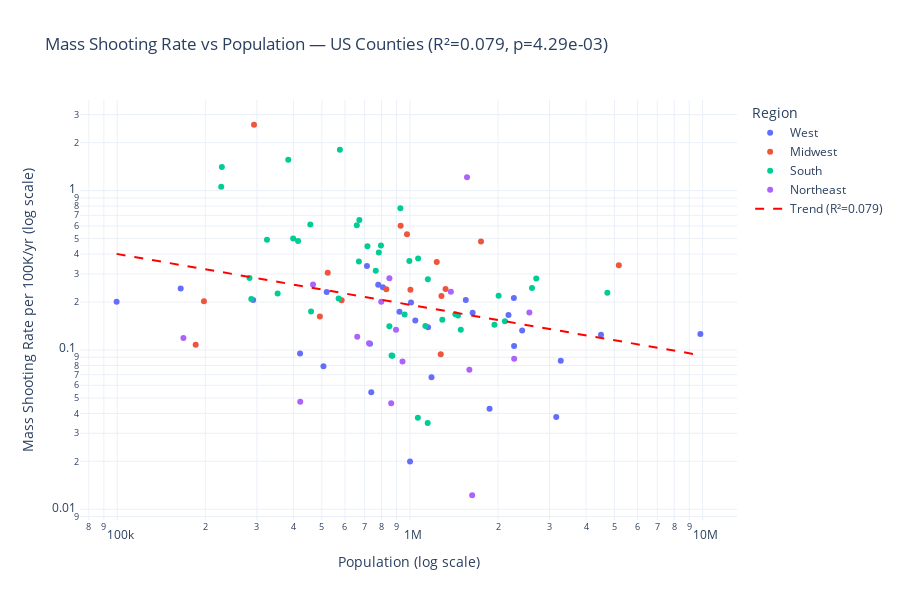

The cell this chart's notebook holds for it:
### Code cell
fig = px.scatter(
    plot_df,
    x='population',
    y='mass_shooting_rate',
    color='region',
    hover_name='county_name',
    hover_data={'population': ':,.0f', 'mass_shooting_rate': ':.2f', 'state': True, 'region': True},
    log_x=True,
    log_y=True,
    title=f'Mass Shooting Rate vs Population — US Counties (R\u00b2={r_squared:.3f}, p={p_value:.2e})',
    labels={
        'population': 'Population (log scale)',
        'mass_shooting_rate': 'Mass Shooting Rate per 100K/yr (log scale)',
        'region': 'Region',
    },
)

x_range = np.linspace(plot_df['log_population'].min(), plot_df['log_population'].max(), 100)
y_trend = 10 ** (slope * x_range + intercept)
fig.add_trace(go.Scatter(
    x=10 ** x_range, y=y_trend,
    mode='lines',
    name=f'Trend (R\u00b2={r_squared:.3f})',
    line=dict(color='red', dash='dash', width=2),
))

fig.update_layout(template='plotly_white', height=600)
fig.show()

### Figure 1 — Plotly figure (JSON) as saved in the notebook; plotly's stock layout.template omitted (floating-point values rounded to 4 significant figures)
{"data": [{"customdata": [["CA", "West"], ["AZ", "West"], ["CA", "West"], ["CA", "West"], ["CA", "West"], ["AZ", "West"], ["CA", "West"], ["WA", "West"], ["CA", "West"], ["CA", "West"], ["CA", "West"], ["CA", "West"], ["NV", "West"], ["CA", "West"], ["CA", "West"], ["CA", "West"], ["CO", "West"], ["CO", "West"], ["CO", "West"], ["WA", "West"], ["OR", "West"], ["OR", "West"], ["MT", "West"], ["WY", "West"], ["ID", "West"], ["UT", "West"], ["HI", "West"], ["AK", "West"]], "hovertemplate": "<b>%{hovertext}</b><br><br>Region=%{customdata[1]}<br>Population (log scale)=%{x:,.0f}<br>Mass Shooting Rate per 100K/yr (log scale)=%{y:.2f}<br>state=%{customdata[0]}<extra></extra>", "hovertext": ["Los Angeles County", "Maricopa County", "San Diego County", "Orange County", "Riverside County", "Pima County", "San Bernardino County", "King County", "Alameda County", "Santa Clara County", "Sacramento County", "San Joaquin County", "Clark County", "Fresno County", "San Mateo County", "Contra Costa County", "El Paso County", "Denver County", "Adams County", "Pierce County", "Multnomah County", "Clackamas County", "Yellowstone County", "Laramie County", "Ada County", "Salt Lake County", "Honolulu County", "Anchorage Municipality"], "legendgroup": "West", "marker": {"color": "#636efa", "symbol": "circle"}, "mode": "markers", "name": "West", "orientation": "v", "showlegend": true, "type": "scatter", "x": [9829544, 4496588, 3276208, 3162245, 2418185, 1043433, 2171603, 2269675, 1637753, 1870945, 1552058, 779233, 2265461, 1008654, 737888, 1153561, 730395, 713252, 519572, 921130, 808459, 421401, 164731, 99500, 506529, 1185238, 1000890, 291247], "xaxis": "x", "y": [0.1262, 0.1245, 0.08546, 0.03795, 0.1323, 0.1533, 0.1658, 0.1057, 0.171, 0.04276, 0.2062, 0.2567, 0.2119, 0.1983, 0.05421, 0.1387, 0.1095, 0.3365, 0.231, 0.1737, 0.2474, 0.09492, 0.2428, 0.201, 0.07897, 0.0675, 0.01998, 0.206], "yaxis": "y"}, {"customdata": [["IL", "Midwest"], ["MI", "Midwest"], ["MO", "Midwest"], ["MO", "Midwest"], ["MN", "Midwest"], ["OH", "Midwest"], ["WI", "Midwest"], ["OH", "Midwest"], ["IN", "Midwest"], ["OH", "Midwest"], ["MI", "Midwest"], ["KS", "Midwest"], ["NE", "Midwest"], ["IA", "Midwest"], ["SD", "Midwest"], ["ND", "Midwest"]], "hovertemplate": "<b>%{hovertext}</b><br><br>Region=%{customdata[1]}<br>Population (log scale)=%{x:,.0f}<br>Mass Shooting Rate per 100K/yr (log scale)=%{y:.2f}<br>state=%{customdata[0]}<extra></extra>", "hovertext": ["Cook County", "Wayne County", "St. Louis City", "St. Louis County", "Hennepin County", "Cuyahoga County", "Milwaukee County", "Franklin County", "Marion County", "Hamilton County", "Oakland County", "Sedgwick County", "Douglas County", "Polk County", "Minnehaha County", "Cass County"], "legendgroup": "Midwest", "marker": {"color": "#EF553B", "symbol": "circle"}, "mode": "markers", "name": "Midwest", "orientation": "v", "showlegend": true, "type": "scatter", "x": [5173146, 1749343, 293310, 1004125, 1281565, 1235072, 929566, 1323807, 977203, 830639, 1274395, 523824, 584526, 492401, 197803, 185345], "xaxis": "x", "y": [0.3402, 0.4802, 2.591, 0.239, 0.2185, 0.3563, 0.6024, 0.2417, 0.5321, 0.2408, 0.09416, 0.3054, 0.2053, 0.1625, 0.2022, 0.1079], "yaxis": "y"}, {"customdata": [["TX", "South"], ["FL", "South"], ["TX", "South"], ["FL", "South"], ["TX", "South"], ["TX", "South"], ["FL", "South"], ["FL", "South"], ["TN", "South"], ["GA", "South"], ["TX", "South"], ["FL", "South"], ["NC", "South"], ["MD", "South"], ["MD", "South"], ["TX", "South"], ["GA", "South"], ["FL", "South"], ["VA", "South"], ["TX", "South"], ["FL", "South"], ["TX", "South"], ["KY", "South"], ["AL", "South"], ["OK", "South"], ["OK", "South"], ["SC", "South"], ["TN", "South"], ["LA", "South"], ["LA", "South"], ["VA", "South"], ["VA", "South"], ["NC", "South"], ["NC", "South"], ["TX", "South"], ["MS", "South"], ["AR", "South"], ["AL", "South"], ["FL", "South"], ["DE", "South"], ["DC", "South"]], "hovertemplate": "<b>%{hovertext}</b><br><br>Region=%{customdata[1]}<br>Population (log scale)=%{x:,.0f}<br>Mass Shooting Rate per 100K/yr (log scale)=%{y:.2f}<br>state=%{customdata[0]}<extra></extra>", "hovertext": ["Harris County", "Miami-Dade County", "Dallas County", "Broward County", "Bexar County", "Tarrant County", "Duval County", "Palm Beach County", "Shelby County", "Fulton County", "El Paso County", "Hillsborough County", "Mecklenburg County", "Baltimore City", "Baltimore County", "Travis County", "DeKalb County", "Orange County", "Fairfax County", "Collin County", "Pinellas County", "Hidalgo County", "Jefferson County", "Jefferson County", "Oklahoma County", "Tulsa County", "York County", "Davidson County", "Orleans Parish", "East Baton Rouge Parish", "Richmond City", "Virginia Beach City", "Wake County", "Durham County", "Nueces County", "Hinds County", "Pulaski County", "Mobile County", "Alachua County", "New Castle County", "District of Columbia"], "legendgroup": "South", "marker": {"color": "#00cc96", "symbol": "circle"}, "mode": "markers", "name": "South", "orientation": "v", "showlegend": true, "type": "scatter", "x": [4728030, 2701767, 2613539, 1944375, 2009324, 2110640, 995567, 1492191, 927641, 1066710, 865657, 1459762, 1151610, 576498, 850737, 1290188, 764382, 1429908, 1150309, 1064465, 959107, 870781, 782969, 658573, 796292, 669279, 287152, 715884, 383997, 456781, 226610, 459470, 1129410, 324833, 353178, 227742, 399125, 414809, 283076, 570719, 671803], "xaxis": "x", "y": [0.2284, 0.2813, 0.2449, 0.144, 0.219, 0.1516, 0.3616, 0.134, 0.7762, 0.375, 0.09242, 0.1644, 0.2779, 1.804, 0.1411, 0.155, 0.314, 0.1678, 0.03477, 0.03758, 0.1668, 0.09187, 0.4087, 0.6074, 0.4521, 0.3586, 0.2089, 0.447, 1.563, 0.613, 1.059, 0.1741, 0.1417, 0.4926, 0.2265, 1.405, 0.5011, 0.4821, 0.2826, 0.2103, 0.655], "yaxis": "y"}, {"customdata": [["NY", "Northeast"], ["NY", "Northeast"], ["PA", "Northeast"], ["NY", "Northeast"], ["NY", "Northeast"], ["NJ", "Northeast"], ["NJ", "Northeast"], ["NJ", "Northeast"], ["CT", "Northeast"], ["CT", "Northeast"], ["MA", "Northeast"], ["MA", "Northeast"], ["MA", "Northeast"], ["NH", "Northeast"], ["VT", "Northeast"], ["RI", "Northeast"]], "hovertemplate": "<b>%{hovertext}</b><br><br>Region=%{customdata[1]}<br>Population (log scale)=%{x:,.0f}<br>Mass Shooting Rate per 100K/yr (log scale)=%{y:.2f}<br>state=%{customdata[0]}<extra></extra>", "hovertext": ["Kings County", "Queens County", "Philadelphia County", "New York County", "Bronx County", "Essex County", "Hudson County", "Middlesex County", "Hartford County", "Fairfield County", "Middlesex County", "Suffolk County", "Hampden County", "Hillsborough County", "Chittenden County", "Providence County"], "legendgroup": "Northeast", "marker": {"color": "#ab63fa", "symbol": "circle"}, "mode": "markers", "name": "Northeast", "orientation": "v", "showlegend": true, "type": "scatter", "x": [2559903, 2270976, 1567258, 1596273, 1379946, 850897, 724854, 863162, 896521, 943332, 1632002, 797936, 466552, 421937, 168323, 660741], "xaxis": "x", "y": [0.1719, 0.08807, 1.212, 0.07518, 0.2319, 0.2821, 0.1104, 0.04634, 0.1339, 0.08481, 0.01225, 0.2005, 0.2572, 0.0474, 0.1188, 0.1211], "yaxis": "y"}, {"line": {"color": "red", "dash": "dash", "width": 2}, "mode": "lines", "name": "Trend (R²=0.079)", "type": "scatter", "x": [99500.0, 104200.0, 109200.0, 114400.0, 119800.0, 125500.0, 131400.0, 137700.0, 144200.0, 151100.0, 158200.0, 165800.0, 173600.0, 181900.0, 190500.0, 199600.0, 209000.0, 219000.0, 229300.0, 240200.0, 251600.0, 263600.0, 276100.0, 289200.0, 303000.0, 317300.0, 332400.0, 348200.0, 364700.0, 382100.0, 400200.0, 419200.0, 439100.0, 460000.0, 481800.0, 504700.0, 528700.0, 553800.0, 580100.0, 607600.0, 636500.0, 666700.0, 698300.0, 731500.0, 766200.0, 802600.0, 840700.0, 880700.0, 922500.0, 966300.0, 1012000.0, 1060000.0, 1111000.0, 1163000.0, 1219000.0, 1276000.0, 1337000.0, 1401000.0, 1467000.0, 1537000.0, 1610000.0, 1686000.0, 1766000.0, 1850000.0, 1938000.0, 2030000.0, 2126000.0, 2227000.0, 2333000.0, 2444000.0, 2560000.0, 2681000.0, 2809000.0, 2942000.0, 3082000.0, 3228000.0, 3382000.0, 3542000.0, 3710000.0, 3887000.0, 4071000.0, 4264000.0, 4467000.0, 4679000.0, 4901000.0, 5134000.0, 5378000.0, 5633000.0, 5901000.0, 6181000.0, 6474000.0, 6782000.0, 7104000.0, 7441000.0, 7795000.0, 8165000.0, 8552000.0, 8959000.0, 9384000.0, 9830000.0], "y": [0.4009, 0.3951, 0.3893, 0.3835, 0.3779, 0.3724, 0.3669, 0.3615, 0.3562, 0.351, 0.3458, 0.3408, 0.3358, 0.3308, 0.326, 0.3212, 0.3165, 0.3118, 0.3073, 0.3027, 0.2983, 0.2939, 0.2896, 0.2854, 0.2812, 0.277, 0.273, 0.269, 0.265, 0.2611, 0.2573, 0.2535, 0.2498, 0.2461, 0.2425, 0.239, 0.2355, 0.232, 0.2286, 0.2252, 0.2219, 0.2187, 0.2155, 0.2123, 0.2092, 0.2061, 0.2031, 0.2001, 0.1972, 0.1943, 0.1914, 0.1886, 0.1859, 0.1831, 0.1804, 0.1778, 0.1752, 0.1726, 0.1701, 0.1676, 0.1651, 0.1627, 0.1603, 0.158, 0.1556, 0.1534, 0.1511, 0.1489, 0.1467, 0.1446, 0.1424, 0.1403, 0.1383, 0.1362, 0.1342, 0.1323, 0.1303, 0.1284, 0.1265, 0.1247, 0.1229, 0.121, 0.1193, 0.1175, 0.1158, 0.1141, 0.1124, 0.1108, 0.1091, 0.1075, 0.106, 0.1044, 0.1029, 0.1014, 0.09988, 0.09842, 0.09697, 0.09555, 0.09415, 0.09276]}], "layout": {"height": 600, "legend": {"title": {"text": "Region"}, "tracegroupgap": 0}, "title": {"text": "Mass Shooting Rate vs Population — US Counties (R²=0.079, p=4.29e-03)"}, "xaxis": {"anchor": "y", "domain": [0.0, 1.0], "title": {"text": "Population (log scale)"}, "type": "log"}, "yaxis": {"anchor": "x", "domain": [0.0, 1.0], "title": {"text": "Mass Shooting Rate per 100K/yr (log scale)"}, "type": "log"}}}
